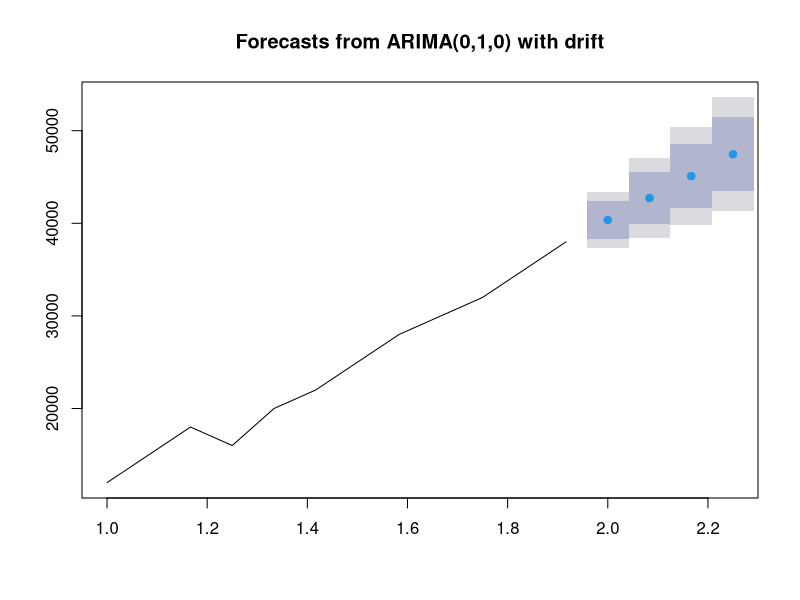

Write R code to recreate this figure.
# Load required libraries
library(forecast)

# Create a data frame with Month and sales columns for 12 months
sales_data <- data.frame(
  Month = seq(as.Date("2023-01-01"), as.Date("2023-12-01"), by = "months"),
  Sales = c(12000, 15000, 18000, 16000, 20000, 22000, 25000, 28000, 30000, 32000, 35000, 38000)
)

print(sales_data)
print(sales_data$Month)
print(sales_data$Sales)
  
# Convert to time series data/object for use with R functions for time series data analysis (Function: ts())
# Frequency 12 makes it a monthly time series (Jan-Dec due to 12 values of sales).
sales_ts <- ts(sales_data$Sales, frequency = 12)

print(sales_ts)

# Fit ARIMA model (From forecast package)
arima_model <- auto.arima(sales_ts)

# Forecast sales for the next 4 months
forecast_result <- forecast(arima_model, h = 4)

# Display forecast results
print(forecast_result)
plot(forecast_result)